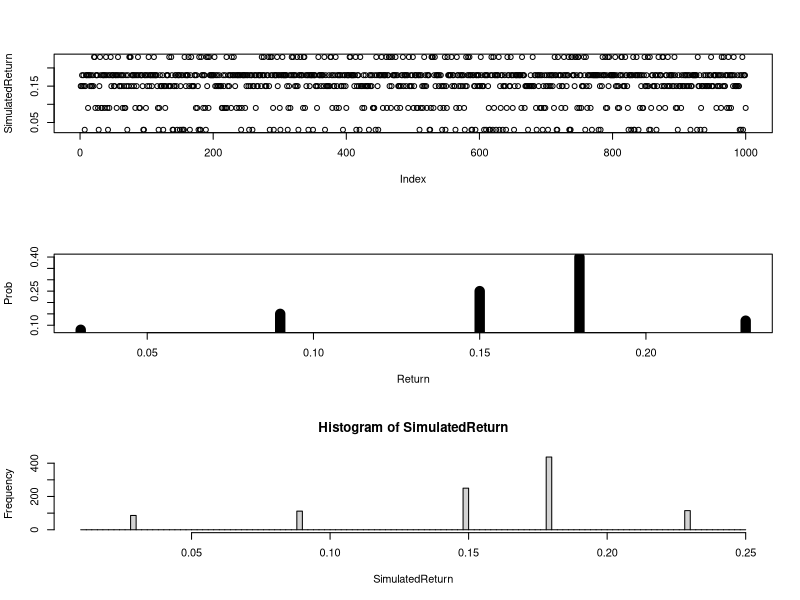
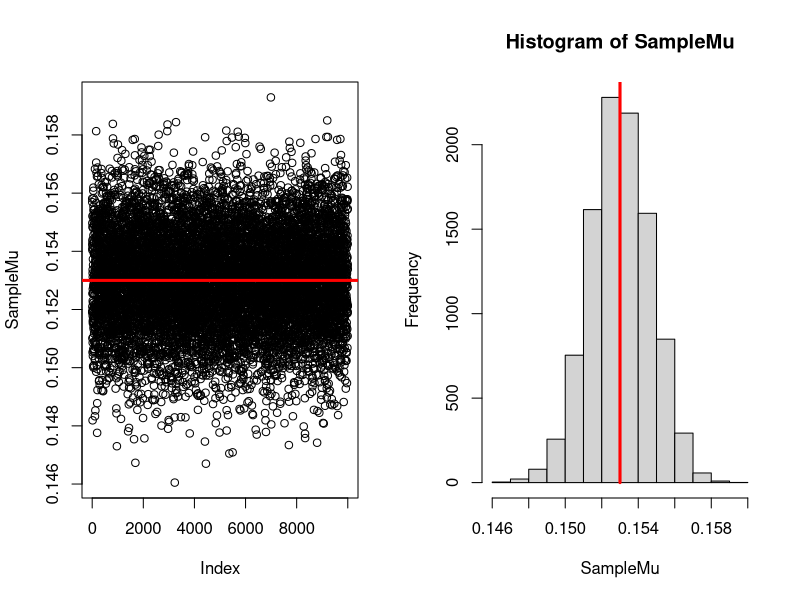
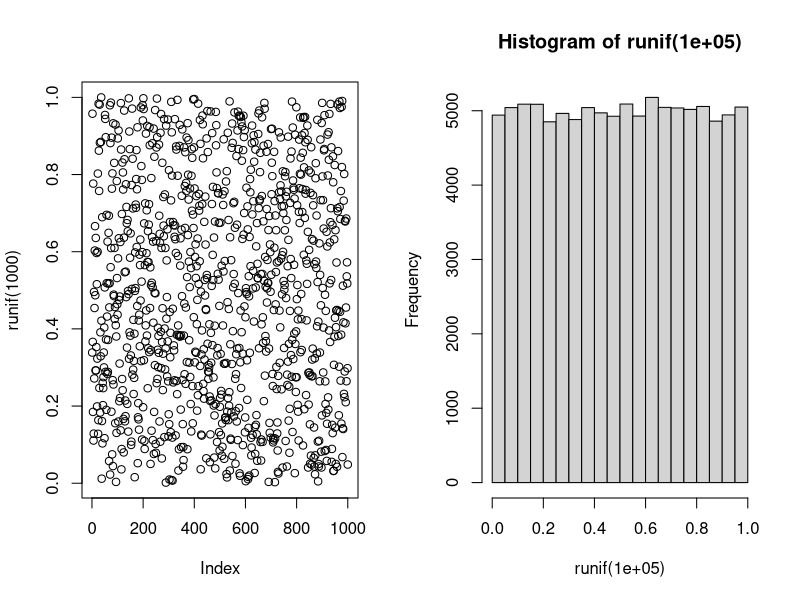
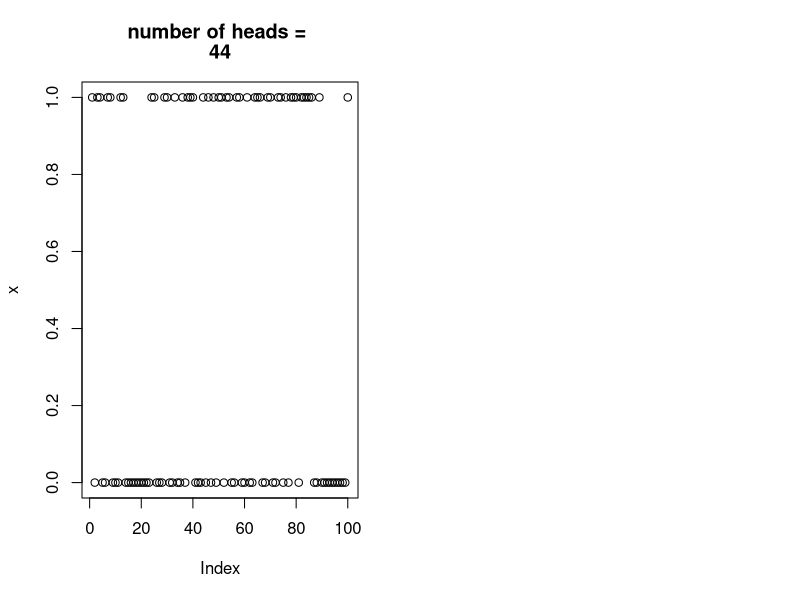

Here is the R script that generated these plots, in order: (Note: this script raises an error after producing the figures.)
#R demo code for STA371G
#April 2014

#Simulate Market Return
Prob = c(0.12,0.40,0.25,0.15,0.08)
Return = c(0.23,0.18,0.15,0.09,0.03)
Mu = sum(Prob*Return)
Sigma = sqrt(sum(Prob*(Return-Mu)^2))
SimulatedReturn = sample(Return,size=1000,replace=TRUE,prob=Prob)
mean(SimulatedReturn)
sd(SimulatedReturn)
Mu
Sigma
par(mfrow=c(3,1))
plot(SimulatedReturn)
plot(Return,Prob,type="h",lwd=10)
hist(SimulatedReturn,breaks=seq(0.01,0.25,0.002))

#Sampling distribution of the sample mean
SampleMu = matrix(0,10000,1)
for (i in 1:10000){
  SimulatedReturn = sample(Return,size=1000,replace=TRUE,prob=Prob)
  SampleMu[i]=mean(SimulatedReturn)
}
par(mfrow=c(1,2)) 
plot(SampleMu)
abline(Mu,0,col='Red',lwd=3)
hist(SampleMu)
lines(c(Mu,Mu),c(0,4000),col='Red',lwd=3)
Sigma/sqrt(1000)/sd(SampleMu)

#######
(Sigma/sd(SampleMu))^2
#Sampling distribution of the sampling mean, how many samples???
########


#Uniform random number
plot(runif(1000))
hist(runif(100000))

#Uniform random number to discrete random number
#Flip a coin
x = runif(1)>0.5
#Flip a die 100 times
x= runif(100)>0.5
plot(x)
title(c("number of heads = ",sum(x)))
hist(x)

#Flip two coins
x1 = runif(1000)>0.5
x2 = runif(1000)>0.5
x= x1 + x2
plot(x)
title(c("both are tails = ",sum(x==0)))
hist(x)


#Toss a die
ceiling(runif(1)*6)
x = ceiling(runif(100)*6)
#x = sample(1:6,100,replace=TRUE)
plot(x)
hist(x,breaks=seq(0.5,6.5,1))

x = ceiling(runif(100000)*6)
hist(x,breaks=seq(0.5,6.5,1))

#Toss two dice
x1 = ceiling(runif(100)*6)
x2 = ceiling(runif(100)*6)
x=x1+x2;
hist(x,breaks=seq(1.5,12.5,1))


x1 = ceiling(runif(1000000)*6)
x2 = ceiling(runif(1000000)*6)
x=x1+x2;
hist(x,breaks=seq(1.5,12.5,1))

#Simulate Pi with 10, 100, 1000, or 10000 uniform random numbers
attach(mtcars)
par(mfrow=c(2,2))

for (n in c(10,100,1000,10000))
{
  x=runif(n)
  y=runif(n)
  Pi = sum(sqrt((x-0.5)^2+(y-0.5)^2)<0.5)/n*4
  plot(x,y,xlim=c(0,1),ylim=c(0,1),pch=19)
  lines(c(0,0),c(0,1))
  lines(c(1,0),c(0,0))
  lines(c(1,0),c(1,1))
  lines(c(1,1),c(1,0))
  
  r = 1/2
  theta = seq(-pi,pi,0.001)
  lines(r*cos(theta)+0.5,r*sin(theta)+0.5,type="s",lwd=2,col='red')
  title(c('Estimated pi=',Pi))
}



##Simulate Pi 100 times, each time using 1000 uniform random numbers
count=matrix(0,100,1)
for (iter in (1:100))
{
  x = runif(1000)
  y = runif(1000)
  for (i in (1:length(x)))
  {
    if (sqrt((x[i]-0.5)^2+(y[i]-0.5)^2)<=0.5)
    {
      count[iter]=count[iter]+1
    }
  }
}
count/length(x)*4
pi_estimate = count/length(x)*4
par(mfrow=c(1,2))
plot(pi_estimate)
abline(pi,0,col='Red',lwd=3)
hist(pi_estimate)
lines(c(pi,pi),c(0,800),col='Red',lwd=3)
pi_estimate_mu = mean(pi_estimate)
pi_estimate_mu-2*sd(pi_estimate)
pi_estimate_mu+2*sd(pi_estimate)
#mean(count/length(x)*4) - 2*sd(count/length(x)*4)/10
#mean(count/length(x)*4) + 2*sd(count/length(x)*4)/10




############
#Standard normal distribution
attach(mtcars)
par(mfrow=c(2,2))
?dnorm
x= seq(-5,5,0.01)
##probability density
plot(x,dnorm(x),type='s')

##cumulative density function (CDF)
plot(x,pnorm(x),type='s')

prob=seq(0.005,0.995,0.005)

##Inverse CDF
plot(prob,qnorm(prob))
plot(qnorm(prob),prob)

##normal random variables
plot(rnorm(1000))
hist(rnorm(10000))
x= rnorm(10000,0,1)
sum(x< 0)/10000
sum(x> -1 & x< 1)/10000
sum(x> -2 & x< 2)/10000
sum(x< -2)/10000
sum(x> -3 & x< 3)/10000
y=sort(x)
y[0.02*10000]

###Normal probability calculation
#P(X<0)=?
n=10000
x= rnorm(n,0.06,0.15)
sum(x< 0)/n
#P(X<?)=0.02
n=10000
x= rnorm(n,0.06,0.15)
y=sort(x)
y[round(0.02*n)]


#####
#Sampling distribution of the sample mean
par(mfrow=c(2,2))
n=10000
x= rnorm(n,33,10)
plot(x)
hist(x)
Xbar=matrix(0,1000,1)
for (i in 1:1000){
  Xbar[i]=mean(sample(x,size=16,replace=FALSE))
}
plot(Xbar)
hist(Xbar)  

###
#Central Limit Theorem
#Uniform number
par(mfrow=c(3,2))
n=10000
x= runif(n,0,100)
plot(x)
hist(x)
Xbar2=matrix(0,1000,1)
for (i in 1:1000){
  Xbar2[i]=mean(sample(x,size=2,replace=FALSE))
}
plot(Xbar2)
hist(Xbar2)  

Xbar10=matrix(0,1000,1)
for (i in 1:1000){
  Xbar10[i]=mean(sample(x,size=10,replace=FALSE))
}
plot(Xbar10)
hist(Xbar10) 

##An asymetric distribution, demonstrate central limit Theorem
par(mfrow=c(3,2))
Values=c(-5,-2,10)
Prob=c(0.8,0.1,0.1)
x=sample(Values,size=10000,replace=TRUE,prob=Prob)
plot(x)
hist(x)

Xbar10=matrix(0,800,1)
for (i in 1:800){
  Xbar10[i]=mean(sample(x,10,FALSE))
}
plot(Xbar10)
hist(Xbar10) 

Xbar100=matrix(0,800,1)
for (i in 1:800){
  Xbar100[i]=mean(sample(x,100,FALSE))
}
plot(Xbar100)
hist(Xbar100) 

mean(x)
sd(x)

mean(Xbar100)
sd(Xbar100)

sd(x)/sqrt(100)/sd(Xbar100)


plot(rnorm(2000,100,10))
attach(mtcars)
par(mfrow=c(2,2))
hist(rnorm(100,0,1),breaks=seq(-10,10,0.01))
hist(rnorm(1000,0,1),breaks=seq(-10,10,0.01))
hist(rnorm(10000,0,1),breaks=seq(-10,10,0.01))
hist(rnorm(1000000,0,1),breaks=seq(-10,10,0.01))

attach(mtcars)
par(mfrow=c(2,2))
hist(rnorm(10000,0,0.5),breaks=seq(-10,10,0.01))
hist(rnorm(10000,0,1),breaks=seq(-10,10,0.01))
hist(rnorm(10000,0,2),breaks=seq(-10,10,0.01))
hist(rnorm(10000,2,1),breaks=seq(-10,10,0.01))


par(mfrow=c(1,1))
x1=rnorm(10000)
x2=rnorm(10000)
x3=rnorm(10000)
x4=rnorm(10000)
hist((x1+x2+x3+x4)/2)



####Simulate Weekly Demand
Demand = 1:4
Prob = c(0.2,0.4,0.3,0.1)

SimulatedDemand = sample(x=Demand,size=100,replace=TRUE,prob=Prob)
plot(SimulatedDemand)
SimulatedDemand = sample(x=Demand,size=5000,replace=TRUE,prob=Prob)
plot(SimulatedDemand)
count = c(sum(SimulatedDemand==1),sum(SimulatedDemand==2),sum(SimulatedDemand==3),sum(SimulatedDemand==4))
print(count)
count/5000
sum(SimulatedDemand>2)/5000
mean(SimulatedDemand)
sum(Prob*Demand)

WeekDaysDemand=matrix(0,1000,5)
for (i in 1:1000){
  WeekDaysDemand[i,]=sample(x=Demand,size=5,replace=TRUE,prob=Prob)
}

WeekDemand = rowSums(WeekDaysDemand)
plot(WeekDemand)
hist(WeekDemand)
mean(WeekDemand)
sum(WeekDemand>12)/1000

#Disease example
#P(D=1|T=1) = 0.019/(0.019+0.0098)
#P(D=1|T=0) = 0.001/(0.001+0.9702)
Disease = runif(10^4)<=0.02
Test=matrix(0,1,length(Disease))
Test[Disease==TRUE] = runif(sum(Disease==TRUE))<=0.95
Test[Disease==FALSE] = runif(sum(Disease==FALSE))<=0.01

sum(Test==TRUE & Disease==TRUE)/sum(Test==TRUE)
sum(Test==FALSE & Disease==TRUE)/sum(Test==FALSE)

plot(Disease[1:1000])
plot(Test[1:1000]&Disease[1:1000])
plot(!Test[1:1000]&Disease[1:1000])

plot(Test[1:1000])
plot(Test[1:1000]&Disease[1:1000])
plot(Test[1:1000]&!Disease[1:1000])




